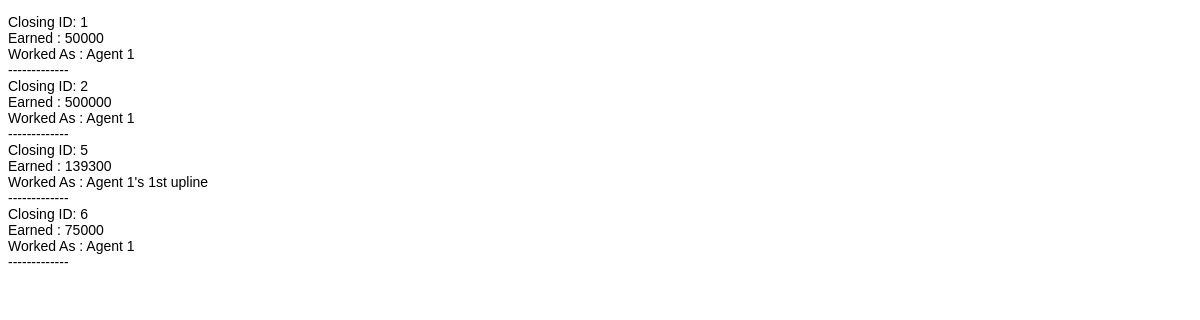
Screenshot of /agent_involved_in_closing.php?id=1 (signed in) with the database file from the repository.
### tables this page shows
CREATE TABLE `agent_involved_in_closing` (
  `Agent_ID` int(11) NOT NULL,
  `Closing_ID` int(11) NOT NULL,
  `earning` double NOT NULL,
  `workedAs` tinyint(4) NOT NULL
);

### agent_involved_in_closing.php (the view, shortened to what this page needs)
<!DOCTYPE html>
<html>
    <head>
      <link type='text/css' rel='stylesheet' href='style.css'/>
 </head>
 <body>
      <p>
        <?php
        	include('session.php');
            $pass = $_GET["id"];
            $closingSQL = "SELECT * FROM  Agent_involved_in_closing where Agent_ID = " . $pass;
            $closingResults = mysqli_query($db,$closingSQL);
            if ($closingResults->num_rows > 0) {
              while($closingRow = $closingResults->fetch_assoc()) {
                $workedAs = setWorkedAs($closingRow["workedAs"]);
                echo "Closing ID: " . $closingRow["Closing_ID"]. "<br>";
                echo "Earned    : " . $closingRow["earning"]. "<br>";
                echo "Worked As : " . $workedAs. "<br>";
                echo "-------------<br>";
              }
            } else {
              echo "0 results";
            }
          function setWorkedAs($code){
              $workedAs = "";
              if($code>18){
                $workedAs = "Agent 4";
              }else if($code>12){
                $workedAs = "Agent 3";
              }else if($code>6){
                $workedAs = "Agent 2";
              }else{
                $workedAs = "Agent 1";
              }
              if($code%6==0){
                $workedAs .= "'s 3rd upline";
              }else if($code%6==1){
              }else if($code%6==2){
                $workedAs .= "'s Branch President";
              }else if($code%6==3){
                $workedAs .= "'s Vice President";
              }else if($code%6==4){
                $workedAs .= "'s 1st upline";
              }else {
                $workedAs .= "'s 2nd upline";
              }
              return $workedAs;
            }
        ?>
      </p>
    </body>
</html>

### style.css (style rules this page uses)
body { font-family:Arial, Helvetica, sans-serif; font-size:14px; height: 100%; }

### rows the page displays
agent_involved_in_closing: Closing_ID "1", earning "50000", workedAs "Agent 1"
agent_involved_in_closing: Closing_ID "2", earning "500000", workedAs "Agent 1"
agent_involved_in_closing: Closing_ID "5", earning "139300", workedAs "Agent 1's 1st upline"
agent_involved_in_closing: Closing_ID "6", earning "75000", workedAs "Agent 1"
